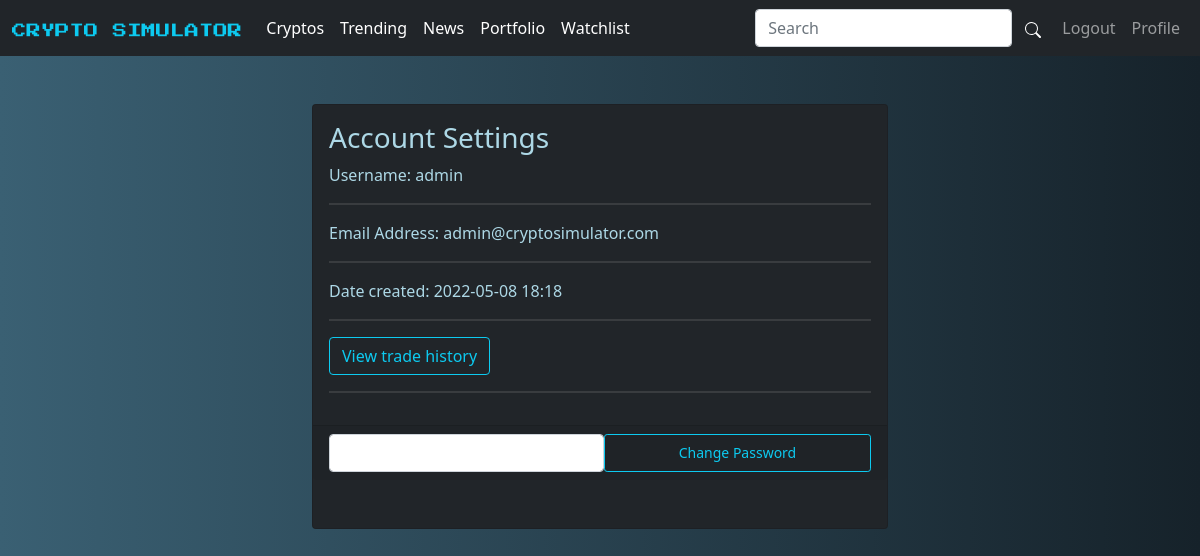
The app's page /profile (signed in) with its own data.
### app/models.py (models this page shows, shortened)
class User(db.Model, UserMixin):
	id = db.Column(db.Integer, primary_key=True, autoincrement=True)
	email = db.Column(db.String(20), unique=True, nullable=False)
	username = db.Column(db.String(120), unique=True, nullable=False)
	password = db.Column(db.String(80), nullable=False)
	created_date = db.Column(db.DateTime, nullable=False, default=datetime.utcnow)
	usd = db.Column(db.Float, default=10000.0)
	admin = db.Column(db.Boolean, default=False)
	trades = db.relationship('Trade', backref='user')
	portfolio = db.relationship('Portfolio', backref='user_portfolio')
	watchlist = db.relationship('Watchlist', backref='user_watchlist')

### app/user/routes.py (the view)
@user_bp.route('/profile', methods=['GET', 'POST'])
@login_required
def profile():
	form = ProfileForm()
	if form.validate_on_submit():
		hashed_pw = bcrypt.generate_password_hash(form.password.data)
		current_user.password = hashed_pw
		db.session.commit()
		flash('Password successfully updated', 'success')
		return redirect(url_for('user_bp.profile'))
	return render_template('profile.html', form=form)

### app/forms.py
class ProfileForm(FlaskForm):
	password = PasswordField("Password", validators=[DataRequired(Length(min=4, max=14))])
	submit = SubmitField("Change Password")

### app/templates/profile.html (shortened to what this page needs)
{% extends 'base.html' %}
{% block content %}
    <div class="container container justify-content-center w-50">
        <div class="card bg-dark mt-5 pb-5" style="height: 100%">
            <div class="card-body">
                <h3>Account Settings</h3>
                <p>Username: {{ current_user.username }}</p>
                <hr style="height:2px;border-width:0;color:gray;background-color:gray">
                <p>Email Address: {{ current_user.email }}</p>
                <hr style="height:2px;border-width:0;color:gray;background-color:gray">
                <p>Date created: {{ current_user.created_date.strftime('%Y-%m-%d %H:%M') }}</p>
                <hr style="height:2px;border-width:0;color:gray;background-color:gray">
                <a class="btn btn-outline-info" href="{{ url_for('user_bp.trades') }}">View trade history</a>
                <hr style="height:2px;border-width:0;color:gray;background-color:gray">
            </div>
            <div class="card-footer flex">
                <form class="justify-content-center row" action="" method="POST">
                    <div class="row col">
                        {{ form.password(class="col form-control") }}
                        {{ form.submit(class="btn col btn-outline-info btn-sm") }}
                    </div>
                </form>
            </div>
        </div>
    </div>
{% endblock %}

### app/static/style.css (style rules this page uses)
body { font-size: 1rem; font-weight: 400; line-height: 1.5; color: lightblue; text-align: left; background: #16222A; background: -webkit-linear-gradient(to right, #3A6073, #16222A); background: linear-gradient(to right, #3A6073, #16222A); background-size: cover; background-position: center; background-attachment: fixed }

### records on screen
User: username "admin", email "admin@cryptosimulator.com", created_date "2022-05-08 18:18"
